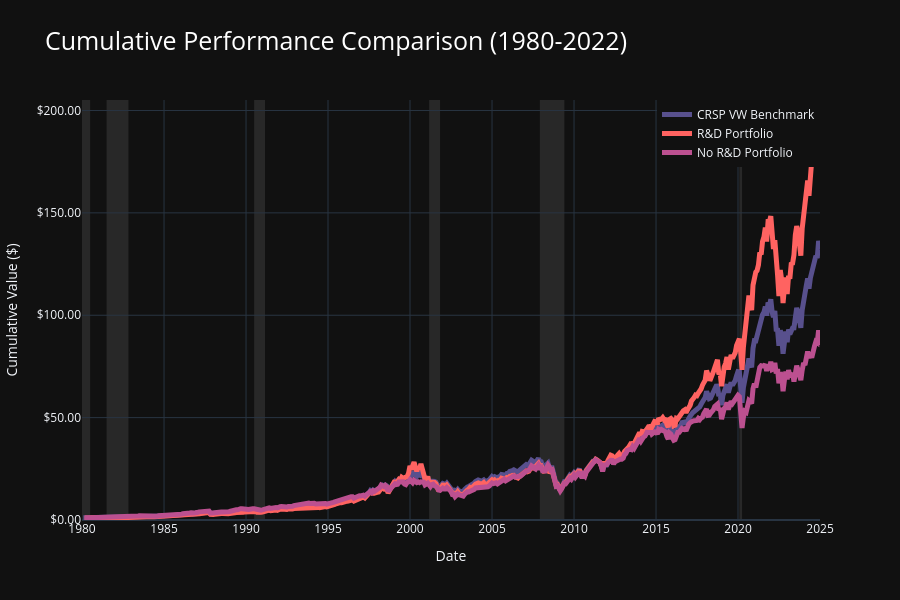
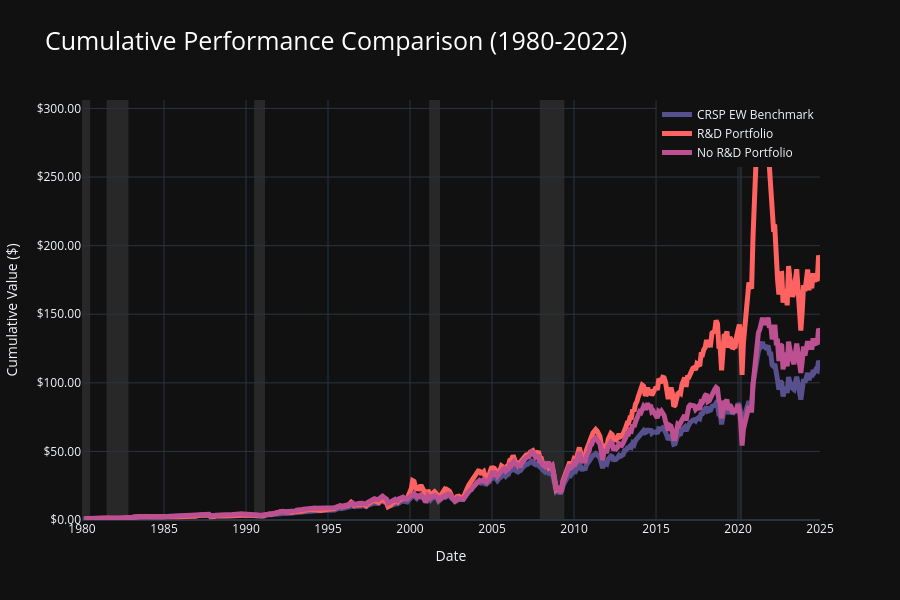

Write notebook code for charts like these, in order.
### Markdown cell above
## Main Execution

### Code cell
# ============================================================================

performance_table = format_performance_table(portfolio_metrics)
sector_table = format_sector_table(sector_metrics)

# Prepare chart data
chart_data = portfolio_returns.melt(
    id_vars=['date', 'research_not'],
    value_vars=['ew_return', 'vw_return'],
    var_name='weighting',
    value_name='value'
)
chart_data['key'] = chart_data['weighting'] + '_' + chart_data['research_not']

# Add benchmarks
market_vw = market_returns.copy()
market_vw['date'] = market_vw['date'] + pd.offsets.MonthEnd(0)
market_vw['key'] = 'vw_return_CRSP_VW_Benchmark'
market_vw['value'] = market_vw['vwretd']
chart_data = pd.concat([
    chart_data,
    market_vw[['date', 'key', 'value']]
], ignore_index=True)

market_ew = market_returns.copy()
market_ew['date'] = market_ew['date'] + pd.offsets.MonthEnd(0)
market_ew['key'] = 'ew_return_CRSP_EW_Benchmark'
market_ew['value'] = market_ew['ewretd']
chart_data = pd.concat([
    chart_data,
    market_ew[['date', 'key', 'value']]
], ignore_index=True)

chart_data = chart_data[chart_data['date'] >= start_date].sort_values(['key', 'date'])

# Use transform/cumprod so the result aligns to the original index
chart_data['cumvalue'] = (1.0 + pd.to_numeric(chart_data['value'], errors='coerce')).groupby(chart_data['key']).cumprod()

recessions = pd.DataFrame({
    'start': pd.to_datetime(['1980-01-01', '1981-07-01', '1990-07-01', '2001-03-01', '2007-12-01', '2020-02-01']),
    'end': pd.to_datetime(['1980-07-01', '1982-11-01', '1991-03-01', '2001-11-01', '2009-06-01', '2020-04-01'])
})
recessions = recessions[
    (recessions['start'] >= start_date) & (recessions['start'] <= end_date)
]

colors = {
    'R&D Portfolio': '#ff6361',
    'No R&D Portfolio': '#bc5090',
    'CRSP VW Benchmark': '#58508d',
    'CRSP EW Benchmark': '#58508d'
}

chart_a = create_performance_chart(chart_data, 'vw', recessions, colors, start_date)
chart_b = create_performance_chart(chart_data, 'ew', recessions, colors, start_date)

custom_css = """
<style>
@import url('https://fonts.googleapis.com/css2?family=Tomorrow:wght@400;600;700&display=swap');
body { font-family: 'Tomorrow', sans-serif; background-color: #1d1d1c; padding: 1rem; margin: 0; color: white; }
:root { font-size: 25px; }
.table-dark.table-striped tbody tr:nth-of-type(odd) { background-color: rgba(255, 255, 255, 0.05) !important; }
.table-dark.table-striped tbody tr:nth-of-type(even) { background-color: rgba(0, 0, 0, 0.15) !important; }
.table-dark tbody tr[style*='color'] { background-color: inherit !important; }
.table-dark td, .table-dark th { padding: 0.5rem 0.75rem !important; }
</style>
"""

alpha_table = create_alpha_table(portfolio_metrics, market_returns, rf_rate_monthly)
alpha_table_html_wrapped = create_alpha_table_html(alpha_table, custom_css)

# Display outputs
if __name__ == '__main__' or 'get_ipython' in globals():
    # Display tables
    print("\nPerformance Table:")
    print(performance_table.to_string())
    
    print("\nSector Table:")
    print(sector_table.to_string())
    
    # Display charts
    chart_a.show()
    chart_b.show()
    
    # Display alpha table HTML
    from IPython.display import HTML
    HTML(alpha_table_html_wrapped)

# Save workspace (don't save connection - WRDS connections can't be pickled)
workspace = {
    'merged': merged, 'portfolio_returns': portfolio_returns,
    'portfolio_returns_sector': portfolio_returns_sector,
    'market_returns': market_returns, 'portfolio_metrics': portfolio_metrics,
    'sector_metrics': sector_metrics, 'performance_table': performance_table,
    'sector_table': sector_table, 'analysis_data': analysis_data,
    'alpha_table': alpha_table, 'alpha_table_html_wrapped': alpha_table_html_wrapped,
    'start_year': start_year, 'end_year': end_year,
    'start_date': start_date, 'end_date': end_date, 'cusip_target': cusip_target
}
with open(workspace_file, 'wb') as f:
    pickle.dump(workspace, f)

### Figure 1 — Plotly figure (JSON) as saved in the notebook; plotly's stock layout.template omitted (floating-point values rounded to 4 significant figures; data arrays with more than 128 entries replaced by an {"elided": "..."} marker saying what was removed)
{"data": [{"hovertemplate": "<b>CRSP VW Benchmark</b><br>Date: %{x|%Y-%m}<br>Value: $%{y:.2f}<extra></extra>", "line": {"color": "#58508d", "width": 5}, "mode": "lines", "name": "CRSP VW Benchmark", "type": "scatter", "x": {"elided": "540 str values"}, "y": {"elided": "540 float values"}}, {"hovertemplate": "<b>R&D Portfolio</b><br>Date: %{x|%Y-%m}<br>Value: $%{y:.2f}<extra></extra>", "line": {"color": "#ff6361", "width": 5}, "mode": "lines", "name": "R&D Portfolio", "type": "scatter", "x": {"elided": "539 str values"}, "y": {"elided": "539 float values"}}, {"hovertemplate": "<b>No R&D Portfolio</b><br>Date: %{x|%Y-%m}<br>Value: $%{y:.2f}<extra></extra>", "line": {"color": "#bc5090", "width": 5}, "mode": "lines", "name": "No R&D Portfolio", "type": "scatter", "x": {"elided": "539 str values"}, "y": {"elided": "539 float values"}}], "layout": {"height": 600, "hovermode": "x unified", "legend": {"orientation": "v", "x": 1, "xanchor": "right", "y": 1, "yanchor": "top"}, "shapes": [{"fillcolor": "rgba(128, 128, 128, 0.2)", "layer": "below", "line": {"width": 0}, "type": "rect", "x0": "1980-01-01T00:00:00", "x1": "1980-07-01T00:00:00", "xref": "x", "y0": 0, "y1": 1, "yref": "y domain"}, {"fillcolor": "rgba(128, 128, 128, 0.2)", "layer": "below", "line": {"width": 0}, "type": "rect", "x0": "1981-07-01T00:00:00", "x1": "1982-11-01T00:00:00", "xref": "x", "y0": 0, "y1": 1, "yref": "y domain"}, {"fillcolor": "rgba(128, 128, 128, 0.2)", "layer": "below", "line": {"width": 0}, "type": "rect", "x0": "1990-07-01T00:00:00", "x1": "1991-03-01T00:00:00", "xref": "x", "y0": 0, "y1": 1, "yref": "y domain"}, {"fillcolor": "rgba(128, 128, 128, 0.2)", "layer": "below", "line": {"width": 0}, "type": "rect", "x0": "2001-03-01T00:00:00", "x1": "2001-11-01T00:00:00", "xref": "x", "y0": 0, "y1": 1, "yref": "y domain"}, {"fillcolor": "rgba(128, 128, 128, 0.2)", "layer": "below", "line": {"width": 0}, "type": "rect", "x0": "2007-12-01T00:00:00", "x1": "2009-06-01T00:00:00", "xref": "x", "y0": 0, "y1": 1, "yref": "y domain"}, {"fillcolor": "rgba(128, 128, 128, 0.2)", "layer": "below", "line": {"width": 0}, "type": "rect", "x0": "2020-02-01T00:00:00", "x1": "2020-04-01T00:00:00", "xref": "x", "y0": 0, "y1": 1, "yref": "y domain"}], "title": {"font": {"color": "white", "size": 25}, "text": "Cumulative Performance Comparison (1980-2022)"}, "xaxis": {"title": {"text": "Date"}}, "yaxis": {"rangemode": "tozero", "tickformat": "$.2f", "title": {"text": "Cumulative Value ($)"}}}}

### Figure 2 — Plotly figure (JSON) as saved in the notebook; plotly's stock layout.template omitted (floating-point values rounded to 4 significant figures; data arrays with more than 128 entries replaced by an {"elided": "..."} marker saying what was removed)
{"data": [{"hovertemplate": "<b>CRSP EW Benchmark</b><br>Date: %{x|%Y-%m}<br>Value: $%{y:.2f}<extra></extra>", "line": {"color": "#58508d", "width": 5}, "mode": "lines", "name": "CRSP EW Benchmark", "type": "scatter", "x": {"elided": "540 str values"}, "y": {"elided": "540 float values"}}, {"hovertemplate": "<b>R&D Portfolio</b><br>Date: %{x|%Y-%m}<br>Value: $%{y:.2f}<extra></extra>", "line": {"color": "#ff6361", "width": 5}, "mode": "lines", "name": "R&D Portfolio", "type": "scatter", "x": {"elided": "539 str values"}, "y": {"elided": "539 float values"}}, {"hovertemplate": "<b>No R&D Portfolio</b><br>Date: %{x|%Y-%m}<br>Value: $%{y:.2f}<extra></extra>", "line": {"color": "#bc5090", "width": 5}, "mode": "lines", "name": "No R&D Portfolio", "type": "scatter", "x": {"elided": "539 str values"}, "y": {"elided": "539 float values"}}], "layout": {"height": 600, "hovermode": "x unified", "legend": {"orientation": "v", "x": 1, "xanchor": "right", "y": 1, "yanchor": "top"}, "shapes": [{"fillcolor": "rgba(128, 128, 128, 0.2)", "layer": "below", "line": {"width": 0}, "type": "rect", "x0": "1980-01-01T00:00:00", "x1": "1980-07-01T00:00:00", "xref": "x", "y0": 0, "y1": 1, "yref": "y domain"}, {"fillcolor": "rgba(128, 128, 128, 0.2)", "layer": "below", "line": {"width": 0}, "type": "rect", "x0": "1981-07-01T00:00:00", "x1": "1982-11-01T00:00:00", "xref": "x", "y0": 0, "y1": 1, "yref": "y domain"}, {"fillcolor": "rgba(128, 128, 128, 0.2)", "layer": "below", "line": {"width": 0}, "type": "rect", "x0": "1990-07-01T00:00:00", "x1": "1991-03-01T00:00:00", "xref": "x", "y0": 0, "y1": 1, "yref": "y domain"}, {"fillcolor": "rgba(128, 128, 128, 0.2)", "layer": "below", "line": {"width": 0}, "type": "rect", "x0": "2001-03-01T00:00:00", "x1": "2001-11-01T00:00:00", "xref": "x", "y0": 0, "y1": 1, "yref": "y domain"}, {"fillcolor": "rgba(128, 128, 128, 0.2)", "layer": "below", "line": {"width": 0}, "type": "rect", "x0": "2007-12-01T00:00:00", "x1": "2009-06-01T00:00:00", "xref": "x", "y0": 0, "y1": 1, "yref": "y domain"}, {"fillcolor": "rgba(128, 128, 128, 0.2)", "layer": "below", "line": {"width": 0}, "type": "rect", "x0": "2020-02-01T00:00:00", "x1": "2020-04-01T00:00:00", "xref": "x", "y0": 0, "y1": 1, "yref": "y domain"}], "title": {"font": {"color": "white", "size": 25}, "text": "Cumulative Performance Comparison (1980-2022)"}, "xaxis": {"title": {"text": "Date"}}, "yaxis": {"rangemode": "tozero", "tickformat": "$.2f", "title": {"text": "Cumulative Value ($)"}}}}
